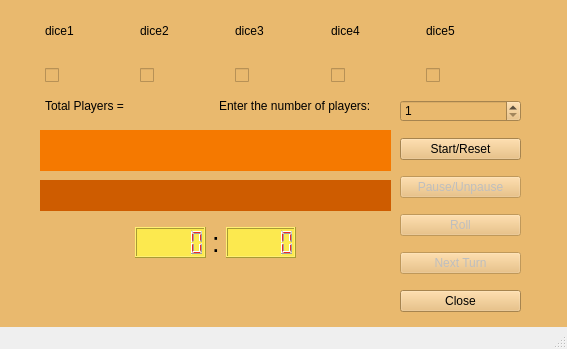
<?xml version="1.0" encoding="UTF-8"?>
<ui version="4.0">
 <class>MainWindow</class>
 <widget class="QMainWindow" name="MainWindow">
  <property name="geometry">
   <rect>
    <x>0</x>
    <y>0</y>
    <width>567</width>
    <height>349</height>
   </rect>
  </property>
  <property name="windowTitle">
   <string>MainWindow</string>
  </property>
  <widget class="QWidget" name="centralwidget">
   <property name="styleSheet">
    <string notr="true">background-color: rgb(233, 185, 110);
</string>
   </property>
   <widget class="QWidget" name="horizontalLayoutWidget">
    <property name="geometry">
     <rect>
      <x>40</x>
      <y>0</y>
      <width>481</width>
      <height>61</height>
     </rect>
    </property>
    <layout class="QHBoxLayout" name="horizontalLayout">
     <property name="spacing">
      <number>5</number>
     </property>
     <property name="sizeConstraint">
      <enum>QLayout::SetMinAndMaxSize</enum>
     </property>
     <property name="leftMargin">
      <number>5</number>
     </property>
     <property name="topMargin">
      <number>5</number>
     </property>
     <property name="rightMargin">
      <number>5</number>
     </property>
     <property name="bottomMargin">
      <number>5</number>
     </property>
     <item>
      <widget class="QLabel" name="dice1">
       <property name="enabled">
        <bool>true</bool>
       </property>
       <property name="text">
        <string>dice1</string>
       </property>
      </widget>
     </item>
     <item>
      <widget class="QLabel" name="dice2">
       <property name="text">
        <string>dice2</string>
       </property>
      </widget>
     </item>
     <item>
      <widget class="QLabel" name="dice3">
       <property name="text">
        <string>dice3</string>
       </property>
      </widget>
     </item>
     <item>
      <widget class="QLabel" name="dice4">
       <property name="text">
        <string>dice4</string>
       </property>
      </widget>
     </item>
     <item>
      <widget class="QLabel" name="dice5">
       <property name="text">
        <string>dice5</string>
       </property>
      </widget>
     </item>
    </layout>
   </widget>
   <widget class="QWidget" name="verticalLayoutWidget">
    <property name="geometry">
     <rect>
      <x>400</x>
      <y>90</y>
      <width>121</width>
      <height>234</height>
     </rect>
    </property>
    <layout class="QVBoxLayout" name="verticalLayout">
     <item>
      <widget class="QSpinBox" name="numberOfPlayersBox">
       <property name="minimum">
        <number>1</number>
       </property>
       <property name="maximum">
        <number>9</number>
       </property>
       <property name="value">
        <number>1</number>
       </property>
      </widget>
     </item>
     <item>
      <widget class="QPushButton" name="startButton">
       <property name="text">
        <string>Start/Reset</string>
       </property>
      </widget>
     </item>
     <item>
      <widget class="QPushButton" name="pushButtonPause">
       <property name="enabled">
        <bool>false</bool>
       </property>
       <property name="text">
        <string>Pause/Unpause</string>
       </property>
      </widget>
     </item>
     <item>
      <widget class="QPushButton" name="rollButton">
       <property name="enabled">
        <bool>false</bool>
       </property>
       <property name="text">
        <string>Roll</string>
       </property>
      </widget>
     </item>
     <item>
      <widget class="QPushButton" name="nextTurnButton">
       <property name="enabled">
        <bool>false</bool>
       </property>
       <property name="text">
        <string>Next Turn</string>
       </property>
      </widget>
     </item>
     <item>
      <widget class="QPushButton" name="closeButton">
       <property name="text">
        <string>Close</string>
       </property>
      </widget>
     </item>
    </layout>
   </widget>
   <widget class="QWidget" name="gridLayoutWidget">
    <property name="geometry">
     <rect>
      <x>130</x>
      <y>220</y>
      <width>171</width>
      <height>45</height>
     </rect>
    </property>
    <layout class="QGridLayout" name="gridLayout">
     <property name="leftMargin">
      <number>5</number>
     </property>
     <property name="topMargin">
      <number>5</number>
     </property>
     <property name="rightMargin">
      <number>5</number>
     </property>
     <property name="bottomMargin">
      <number>5</number>
     </property>
     <item row="0" column="0">
      <widget class="QLCDNumber" name="minutesLcdNumber">
       <property name="enabled">
        <bool>true</bool>
       </property>
       <property name="autoFillBackground">
        <bool>false</bool>
       </property>
       <property name="styleSheet">
        <string notr="true">color: qlineargradient(spread:pad, x1:0, y1:0, x2:1, y2:1, stop:0 rgba(239, 41, 41, 255), stop:1 rgba(255, 255, 255, 255));
background-color: rgb(252, 233, 79);
color: rgb(239, 41, 41);</string>
       </property>
      </widget>
     </item>
     <item row="0" column="2">
      <widget class="QLCDNumber" name="secondsLcdNumber">
       <property name="autoFillBackground">
        <bool>false</bool>
       </property>
       <property name="styleSheet">
        <string notr="true">color: qlineargradient(spread:pad, x1:0, y1:0, x2:1, y2:1, stop:0 rgba(239, 41, 41, 255), stop:1 rgba(255, 255, 255, 255));
background-color: rgb(252, 233, 79);
color: rgb(239, 41, 41);</string>
       </property>
      </widget>
     </item>
     <item row="0" column="1">
      <widget class="QLabel" name="label_2">
       <property name="sizePolicy">
        <sizepolicy hsizetype="Maximum" vsizetype="Maximum">
         <horstretch>0</horstretch>
         <verstretch>0</verstretch>
        </sizepolicy>
       </property>
       <property name="font">
        <font>
         <pointsize>20</pointsize>
        </font>
       </property>
       <property name="text">
        <string>:</string>
       </property>
      </widget>
     </item>
    </layout>
   </widget>
   <widget class="QWidget" name="horizontalLayoutWidget_2">
    <property name="geometry">
     <rect>
      <x>40</x>
      <y>60</y>
      <width>481</width>
      <height>31</height>
     </rect>
    </property>
    <layout class="QHBoxLayout" name="horizontalLayout_2">
     <property name="spacing">
      <number>5</number>
     </property>
     <property name="leftMargin">
      <number>5</number>
     </property>
     <property name="topMargin">
      <number>0</number>
     </property>
     <property name="rightMargin">
      <number>5</number>
     </property>
     <property name="bottomMargin">
      <number>0</number>
     </property>
     <item>
      <widget class="QCheckBox" name="checkBox_1">
       <property name="enabled">
        <bool>true</bool>
       </property>
       <property name="text">
        <string/>
       </property>
       <property name="checkable">
        <bool>true</bool>
       </property>
       <property name="tristate">
        <bool>false</bool>
       </property>
      </widget>
     </item>
     <item>
      <widget class="QCheckBox" name="checkBox_2">
       <property name="text">
        <string/>
       </property>
      </widget>
     </item>
     <item>
      <widget class="QCheckBox" name="checkBox_3">
       <property name="text">
        <string/>
       </property>
      </widget>
     </item>
     <item>
      <widget class="QCheckBox" name="checkBox_4">
       <property name="text">
        <string/>
       </property>
      </widget>
     </item>
     <item>
      <widget class="QCheckBox" name="checkBox_5">
       <property name="text">
        <string/>
       </property>
      </widget>
     </item>
    </layout>
   </widget>
   <widget class="QLabel" name="labelTimerResults">
    <property name="geometry">
     <rect>
      <x>40</x>
      <y>180</y>
      <width>351</width>
      <height>31</height>
     </rect>
    </property>
    <property name="styleSheet">
     <string notr="true">background-color: rgb(206, 92, 0);</string>
    </property>
    <property name="text">
     <string/>
    </property>
   </widget>
   <widget class="QWidget" name="horizontalLayoutWidget_3">
    <property name="geometry">
     <rect>
      <x>40</x>
      <y>90</y>
      <width>351</width>
      <height>31</height>
     </rect>
    </property>
    <layout class="QHBoxLayout" name="horizontalLayout_3">
     <property name="leftMargin">
      <number>5</number>
     </property>
     <property name="topMargin">
      <number>5</number>
     </property>
     <property name="rightMargin">
      <number>5</number>
     </property>
     <property name="bottomMargin">
      <number>5</number>
     </property>
     <item>
      <widget class="QLabel" name="labelTotalPlayers">
       <property name="text">
        <string>Total Players =</string>
       </property>
      </widget>
     </item>
     <item>
      <widget class="QLabel" name="label">
       <property name="text">
        <string>Enter the number of players:</string>
       </property>
      </widget>
     </item>
    </layout>
   </widget>
   <widget class="QLabel" name="resultLineEdit">
    <property name="geometry">
     <rect>
      <x>40</x>
      <y>130</y>
      <width>351</width>
      <height>41</height>
     </rect>
    </property>
    <property name="styleSheet">
     <string notr="true">background-color: rgb(245, 121, 0);</string>
    </property>
    <property name="text">
     <string/>
    </property>
   </widget>
  </widget>
  <widget class="QMenuBar" name="menubar">
   <property name="geometry">
    <rect>
     <x>0</x>
     <y>0</y>
     <width>567</width>
     <height>25</height>
    </rect>
   </property>
  </widget>
  <widget class="QStatusBar" name="statusbar"/>
 </widget>
 <resources/>
 <connections/>
</ui>
